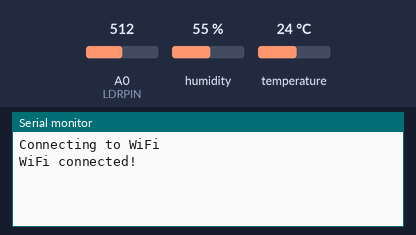
Bench run of a sketch on a simulated Arduino Uno R4 WiFi. Parts: the last lines printed to the serial monitor. Inputs (shaded band) come from the test bench; at power-on: humidity 55 %, A0 (LDRPIN) = 512, temperature 24 °C. WiFi joins after 1.5 s; servers stay silent unless stated; uploads are accepted with an empty reply.

Above: at 2.7 s.
2.8 s: humidity set to 22 %
At 13.2 s:
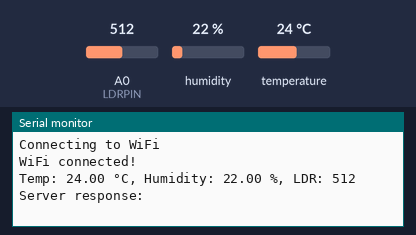
17.8 s: A0 (LDRPIN) set to 716
At 23.4 s:
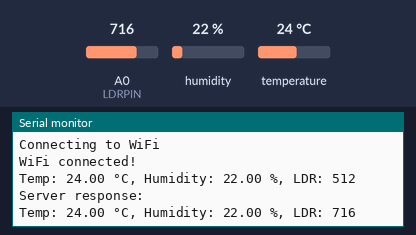
32.8 s: temperature set to 12 °C
At 36.6 s:
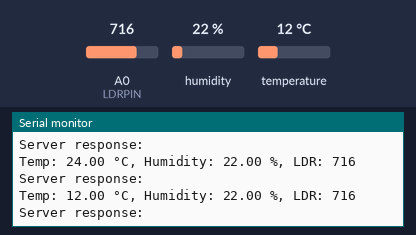
47.8 s: A0 (LDRPIN) set to 900
At 58.8 s:
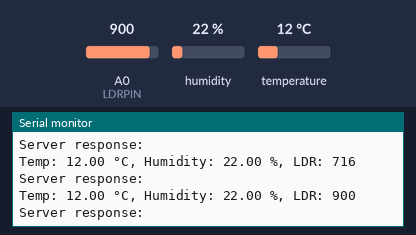
62.8 s: humidity set to 40 %
At 69.9 s:
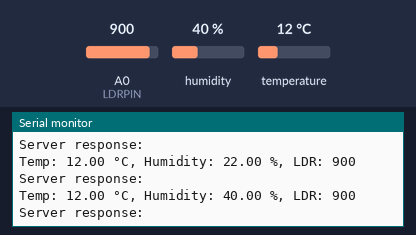
Timing chart, 0 to 71.4 s (numbered marks = the images above; inputs shaded):
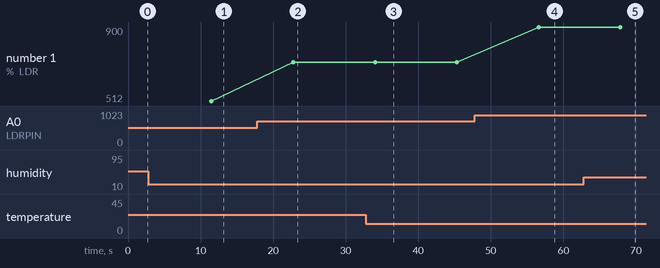

Measured:
- after the input at 2.8 s, the serial monitor: prints a new line after 8.7 s (image 1)
- after the input at 17.8 s, the serial monitor: prints a new line after 5.0 s (image 2)
- after the input at 32.8 s, the serial monitor: prints a new line after 1.2 s (image 3)
- after the input at 47.8 s, the serial monitor: prints a new line after 8.8 s (image 4)
- after the input at 62.8 s, the serial monitor: prints a new line after 5.1 s (image 5)
- plotted number 1: 512 → 716 after the input at 17.8 s, 716 → 900 after the input at 47.8 s

The sketch:

greenhouse_sensor.ino
```cpp
#include <WiFiS3.h>
#include <DHT.h>
#include <ArduinoJson.h>

const char* ssid = "Florin's Hotspot";
const char* password = "12345678";
const char* server = "florinm12.pythonanywhere.com";
const int port = 80;
const char* path = "/api/sensor-data";

#define DHTPIN 2
#define DHTTYPE DHT22
#define LDRPIN A0

DHT dht(DHTPIN, DHTTYPE);
WiFiClient client;

void setup() {
  Serial.begin(9600);
  dht.begin();

  WiFi.begin(ssid, password);
  Serial.print("Connecting to WiFi");

  while (WiFi.status() != WL_CONNECTED) {
    delay(500);
    Serial.print(".");
  }

  Serial.println("\nWiFi connected!");
}

void loop() {
  delay(10000);

  float temp = dht.readTemperature();
  float hum = dht.readHumidity();
  int ldrValue = analogRead(LDRPIN);

  if (isnan(temp) || isnan(hum)) {
    Serial.println("Sensor read failed.");
    return;
  }

  // Print values to Serial Monitor
  Serial.print("Temp: ");
  Serial.print(temp);
  Serial.print(" °C, Humidity: ");
  Serial.print(hum);
  Serial.print(" %, LDR: ");
  Serial.println(ldrValue);

  if (client.connect(server, port)) {
    // Create JSON payload
    StaticJsonDocument<200> doc;
    doc["temperature"] = temp;
    doc["humidity"] = hum;
    doc["ldr"] = ldrValue;

    String jsonString;
    serializeJson(doc, jsonString);

    // Send HTTP POST request
    client.println("POST " + String(path) + " HTTP/1.1");
    client.println("Host: " + String(server));
    client.println("Content-Type: application/json");
    client.println("Content-Length: " + String(jsonString.length()));
    client.println();
    client.println(jsonString);

    // Read the response
    while (client.connected()) {
      String line = client.readStringUntil('\n');
      if (line == "\r") break; // Headers done
    }

    String response = client.readString();
    Serial.println("Server response:");
    Serial.println(response);

    client.stop();
  } else {
    Serial.println("Connection to server failed.");
  }
}
```
